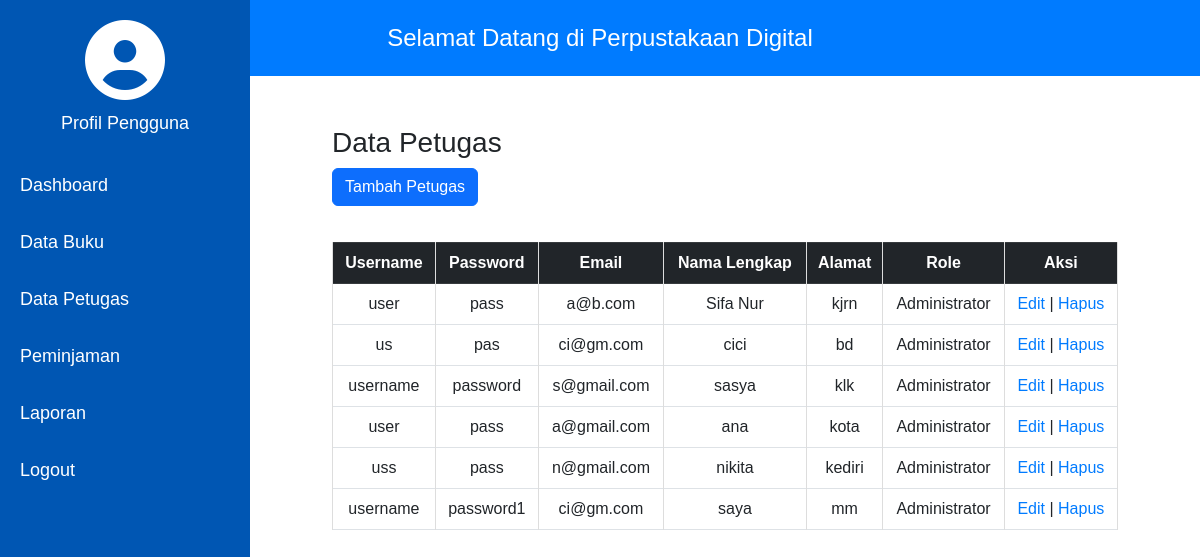
The page /petugas/index.php on the database its author committed.
### tables this page shows
CREATE TABLE `user` (
  `id_user` int(11) NOT NULL,
  `username` varchar(255) NOT NULL,
  `password` varchar(255) NOT NULL,
  `email` varchar(255) NOT NULL,
  `nama_lengkap` varchar(255) NOT NULL,
  `alamat` text NOT NULL,
  `role` enum('administrator','petugas','peminjam','') NOT NULL
);

### petugas/index.php (the view, shortened to what this page needs)
<?php
$host = "localhost";
$user = "root";
$password = "";
$database = "perpustakaan_digital";
$conn = new mysqli($host, $user, $password, $database);
$result = $conn->query("SELECT * FROM user");
?>
<!DOCTYPE html>
<html lang="id">
<head>
    <link rel="stylesheet" href="https://cdn.jsdelivr.net/npm/bootstrap@5.3.0/dist/css/bootstrap.min.css">
</head>
</head>
<body>
    <div class="header">
        Selamat Datang di Perpustakaan Digital
    </div>
    <div class="sidebar">
    <link rel="stylesheet" href="https://cdnjs.cloudflare.com/ajax/libs/font-awesome/6.4.0/css/all.min.css">
    <div class="profile" style="text-align: center; margin-bottom: 20px;">
    <i class="fa-solid fa-user-circle fa-5x" style="color: white;"></i>
    <p style="color: white; margin-top: 10px; font-size: 18px;">Profil Pengguna</p>
    </div>
        <a href="/perpustakaan_digital/dashboard.php"> Dashboard</a>
        <a href="/perpustakaan_digital/buku/index.php"> Data Buku</a>
        <a href="/perpustakaan_digital/petugas/index.php"> Data Petugas</a>
        <a href="/perpustakaan_digital/peminjaman/index.php"> Peminjaman</a>
        <a href="/perpustakaan_digital/laporan/index.php"> Laporan</a>
        <a href="/perpustakaan_digital/logout.php"> Logout</a>
    </div>
    <div class="main-content">
        <div class="container">
        <h3>Data Petugas</h3>
        <a href="tambah_petugas.php" class="btn btn-primary mb-3">Tambah Petugas</a>
        <table class="table table-bordered">
            <thead class="table-dark">
                <tr>
                    <th>Username</th>
                    <th>Password</th>
                    <th>Email</th>
                    <th>Nama Lengkap</th>
                    <th>Alamat</th>
                    <th>Role</th>
                    <th>Aksi</th>
                </tr>
            </thead>
            <tbody>
                <?php while($row = $result->fetch_assoc()) { ?>
                    <tr>
                        <td><?= $row['username'] ?></td>
                        <td><?= $row['password'] ?></td>
                        <td><?= $row['email'] ?></td>
                        <td><?= $row['nama_lengkap'] ?></td>
                        <td><?= $row['alamat'] ?></td>
                        <td><?= ucfirst($row['role']) ?></td>
                        <td>
                        <a href="edit_petugas.php?id=<?= $row['id_user']; ?>">Edit</a> |
                        <a href="hapus_petugas.php?id=<?= $row['id_user']; ?>" onclick="return confirm('Yakin hapus petugas ini?')">Hapus</a>
                        </td>
                    </tr>
                <?php } ?>
            </tbody>
        </table>
    </div>
</body>
</html>

### petugas/index.php (style rules this page uses)
body { margin: 0; font-family: Arial, sans-serif; display: flex; flex-direction: column; align-items: center; }
.header { background-color: #007BFF; color: white; padding: 20px; text-align: center; font-size: 24px; width: 100%; }
.sidebar { height: 100vh; width: 250px; position: fixed; top: 0; left: 0; background-color: #0056b3; padding-top: 20px; }
.sidebar a { padding: 15px 20px; text-decoration: none; font-size: 18px; color: white; display: block; }
.main-content { margin-left: 250px; padding: 30px; width: 80%; }
table { width: 100%; margin-top: 20px; border-collapse: collapse; text-align: center; }
table th, table td { padding: 10px; border: 1px solid #ddd; }
a { text-decoration: none; color: #007BFF; }
.container { width: 90%; margin: 20px auto; }

### rows shown on the page
user: username "user", password "pass", email "a@b.com", nama_lengkap "Sifa Nur", alamat "kjrn", role "Administrator"
user: username "us", password "pas", email "ci@gm.com", nama_lengkap "cici", alamat "bd", role "Administrator"
user: username "username", password "password", email "s@gmail.com", nama_lengkap "sasya", alamat "klk", role "Administrator"
user: username "user", password "pass", email "a@gmail.com", nama_lengkap "ana", alamat "kota", role "Administrator"
user: username "uss", password "pass", email "n@gmail.com", nama_lengkap "nikita", alamat "kediri", role "Administrator"
user: username "username", password "password1", email "ci@gm.com", nama_lengkap "saya", alamat "mm", role "Administrator"
